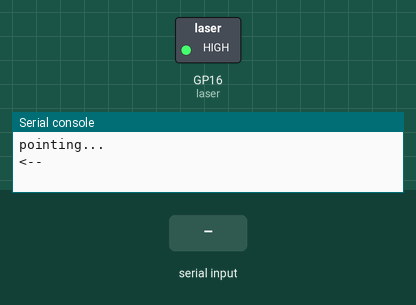
This program was run on a simulated Raspberry Pi Pico running MicroPython. Shown: switched loads named in the program (green lamp = pin HIGH), the last lines printed to the serial console. The inputs (shaded band) are chosen by the test bench.

Above: at 1.2 s.
1.3 s: "1" typed at the serial console, then Enter
At 1.8 s:
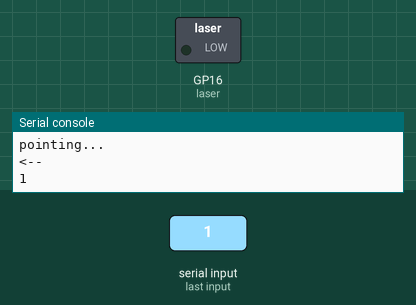
Timing chart, 0 to 4.3 s (numbered marks = the images above; inputs shaded):
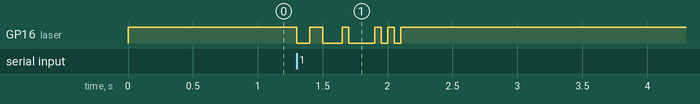

The program:

transmit.py
```python
from machine import Pin
import time

laser = Pin(16,Pin.OUT)
period = 0.05

print("pointing...")

while 1:
    laser.value(1)
    inpdata = input("<--")
    for i in inpdata:
        x = bin(ord(i))[2:]
        if len(x) < 8:
            x = ((8 - len(x)) * "0") + x
        for i in x:
            if i == "1":
                laser.value(1)
            else:
                laser.value(0)
            time.sleep(period)
    bsn = "00001010"
    for i in bsn:
        if i == "1":
            laser.value(1)
        else:
            laser.value(0)
        time.sleep(period)
```
